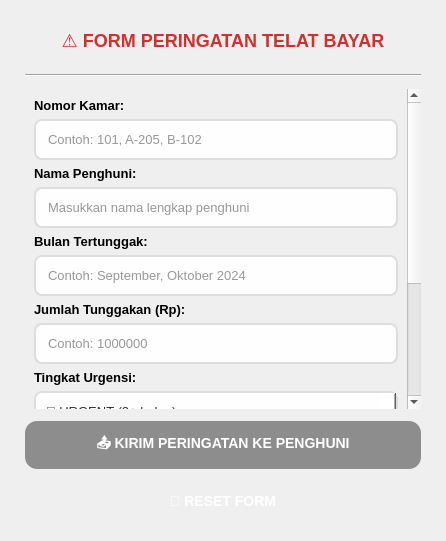
<?xml version="1.0" encoding="UTF-8"?>
<ui version="4.0">
 <class>FormPeringatanTelatBayar</class>
 <widget class="QWidget" name="FormPeringatanTelatBayar">
  <property name="geometry">
   <rect>
    <x>0</x>
    <y>0</y>
    <width>446</width>
    <height>541</height>
   </rect>
  </property>
  <property name="windowTitle">
   <string>Form Peringatan Telat Bayar</string>
  </property>
  <property name="styleSheet">
   <string notr="true">/* BACKGROUND UTAMA */
QWidget {
    background-color: qlineargradient(
        spread:pad, x1:0, y1:0, x2:0, y2:1,
        stop:0 rgb(135, 150, 170),   /* biru abu gelap lembut */
        stop:0.5 rgb(170, 185, 200), /* transisi smooth */
        stop:1 rgb(215, 225, 235)    /* terang &amp; bersih */
    );
}

/* INPUT FIELD */
QLineEdit, QComboBox, QTextEdit {
    padding: 10px;
    border: 2px solid #ddd;
    border-radius: 8px;
    background-color: rgba(255, 255, 255, 240);
    font-size: 13px;
    color: #333;
}

QLineEdit:focus, QComboBox:focus, QTextEdit:focus {
    border-color: #ff5722;
}

/* BUTTON UMUM */
QPushButton {
    padding: 12px;
    border-radius: 12px;
    font-weight: bold;
    font-size: 14px;
    border: none;
}

/* BUTTON KIRIM PERINGATAN */
QPushButton#btnKirimPeringatan {
    background-color: qlineargradient(
        spread:pad, x1:0, y1:0, x2:0, y2:1,
        stop:0 #ff7043,
        stop:1 #ff5722
    );
    color: white;
}

QPushButton#btnKirimPeringatan:hover {
    background-color: qlineargradient(
        spread:pad, x1:0, y1:0, x2:0, y2:1,
        stop:0 #ff8a65,
        stop:1 #e64a19
    );
}

/* BUTTON RESET */
QPushButton#btnReset {
    background-color: qlineargradient(
        spread:pad, x1:0, y1:0, x2:0, y2:1,
        stop:0 #bdbdbd,
        stop:1 #9e9e9e
    );
    color: white;
}

QPushButton#btnReset:hover {
    background-color: qlineargradient(
        spread:pad, x1:0, y1:0, x2:0, y2:1,
        stop:0 #9e9e9e,
        stop:1 #757575
    );
}

/* LABEL */
QLabel {
    color: #000
}
</string>
  </property>
  <layout class="QVBoxLayout" name="verticalLayout">
   <property name="spacing">
    <number>12</number>
   </property>
   <property name="leftMargin">
    <number>25</number>
   </property>
   <property name="topMargin">
    <number>20</number>
   </property>
   <property name="rightMargin">
    <number>25</number>
   </property>
   <property name="bottomMargin">
    <number>20</number>
   </property>
   <item>
    <widget class="QLabel" name="labelJudul">
     <property name="styleSheet">
      <string notr="true">font-size: 18px; font-weight: bold; color: #d32f2f; padding: 10px;</string>
     </property>
     <property name="text">
      <string>⚠️ FORM PERINGATAN TELAT BAYAR</string>
     </property>
     <property name="alignment">
      <set>Qt::AlignCenter</set>
     </property>
    </widget>
   </item>
   <item>
    <widget class="Line" name="line">
     <property name="orientation">
      <enum>Qt::Horizontal</enum>
     </property>
    </widget>
   </item>
   <item>
    <widget class="QScrollArea" name="scrollArea">
     <property name="styleSheet">
      <string>QScrollArea {
    border: none;
    background-color: transparent;
}</string>
     </property>
     <property name="widgetResizable">
      <bool>true</bool>
     </property>
     <widget class="QWidget" name="scrollAreaWidgetContents">
      <property name="geometry">
       <rect>
        <x>0</x>
        <y>0</y>
        <width>377</width>
        <height>544</height>
       </rect>
      </property>
      <layout class="QVBoxLayout" name="verticalLayout_2">
       <item>
        <widget class="QLabel" name="labelNoKamar">
         <property name="styleSheet">
          <string>font-weight: bold; font-size: 13px;</string>
         </property>
         <property name="text">
          <string>Nomor Kamar:</string>
         </property>
        </widget>
       </item>
       <item>
        <widget class="QLineEdit" name="lineEditNoKamar">
         <property name="placeholderText">
          <string>Contoh: 101, A-205, B-102</string>
         </property>
        </widget>
       </item>
       <item>
        <widget class="QLabel" name="labelNamaPenghuni">
         <property name="styleSheet">
          <string>font-weight: bold; font-size: 13px;</string>
         </property>
         <property name="text">
          <string>Nama Penghuni:</string>
         </property>
        </widget>
       </item>
       <item>
        <widget class="QLineEdit" name="lineEditNamaPenghuni">
         <property name="placeholderText">
          <string>Masukkan nama lengkap penghuni</string>
         </property>
        </widget>
       </item>
       <item>
        <widget class="QLabel" name="labelBulanTertunggak">
         <property name="styleSheet">
          <string>font-weight: bold; font-size: 13px;</string>
         </property>
         <property name="text">
          <string>Bulan Tertunggak:</string>
         </property>
        </widget>
       </item>
       <item>
        <widget class="QLineEdit" name="lineEditBulanTertunggak">
         <property name="placeholderText">
          <string>Contoh: September, Oktober 2024</string>
         </property>
        </widget>
       </item>
       <item>
        <widget class="QLabel" name="labelJumlahTunggakan">
         <property name="styleSheet">
          <string>font-weight: bold; font-size: 13px;</string>
         </property>
         <property name="text">
          <string>Jumlah Tunggakan (Rp):</string>
         </property>
        </widget>
       </item>
       <item>
        <widget class="QLineEdit" name="lineEditJumlahTunggakan">
         <property name="placeholderText">
          <string>Contoh: 1000000</string>
         </property>
        </widget>
       </item>
       <item>
        <widget class="QLabel" name="labelTingkatUrgency">
         <property name="styleSheet">
          <string>font-weight: bold; font-size: 13px;</string>
         </property>
         <property name="text">
          <string>Tingkat Urgensi:</string>
         </property>
        </widget>
       </item>
       <item>
        <widget class="QComboBox" name="comboBoxUrgency">
         <item>
          <property name="text">
           <string>🔴 URGENT (3+ bulan)</string>
          </property>
         </item>
         <item>
          <property name="text">
           <string>⚠️ PERHATIAN (1-2 bulan)</string>
          </property>
         </item>
         <item>
          <property name="text">
           <string>ℹ️ REMINDER (Baru telat)</string>
          </property>
         </item>
        </widget>
       </item>
       <item>
        <widget class="QLineEdit" name="lineEditKontak">
         <property name="placeholderText">
          <string>No. HP / Email</string>
         </property>
        </widget>
       </item>
       <item>
        <widget class="QLabel" name="labelPesanPeringatan">
         <property name="styleSheet">
          <string>font-weight: bold; font-size: 13px;</string>
         </property>
         <property name="text">
          <string>Pesan Peringatan:</string>
         </property>
        </widget>
       </item>
       <item>
        <widget class="QTextEdit" name="textEditPesan">
         <property name="maximumSize">
          <size>
           <width>16777215</width>
           <height>150</height>
          </size>
         </property>
         <property name="placeholderText">
          <string>Tulis pesan peringatan untuk penghuni...</string>
         </property>
        </widget>
       </item>
       <item>
        <spacer name="verticalSpacer">
         <property name="orientation">
          <enum>Qt::Vertical</enum>
         </property>
         <property name="sizeHint" stdset="0">
          <size>
           <width>20</width>
           <height>20</height>
          </size>
         </property>
        </spacer>
       </item>
      </layout>
     </widget>
    </widget>
   </item>
   <item>
    <widget class="QPushButton" name="btnKirimPeringatan">
     <property name="styleSheet">
      <string notr="true">background-color: rgb(255, 215, 192);
background-color: rgb(141, 141, 141);</string>
     </property>
     <property name="text">
      <string>📤 KIRIM PERINGATAN KE PENGHUNI</string>
     </property>
    </widget>
   </item>
   <item>
    <widget class="QPushButton" name="btnReset">
     <property name="text">
      <string>🔄 RESET FORM</string>
     </property>
    </widget>
   </item>
  </layout>
 </widget>
 <resources/>
 <connections/>
</ui>
